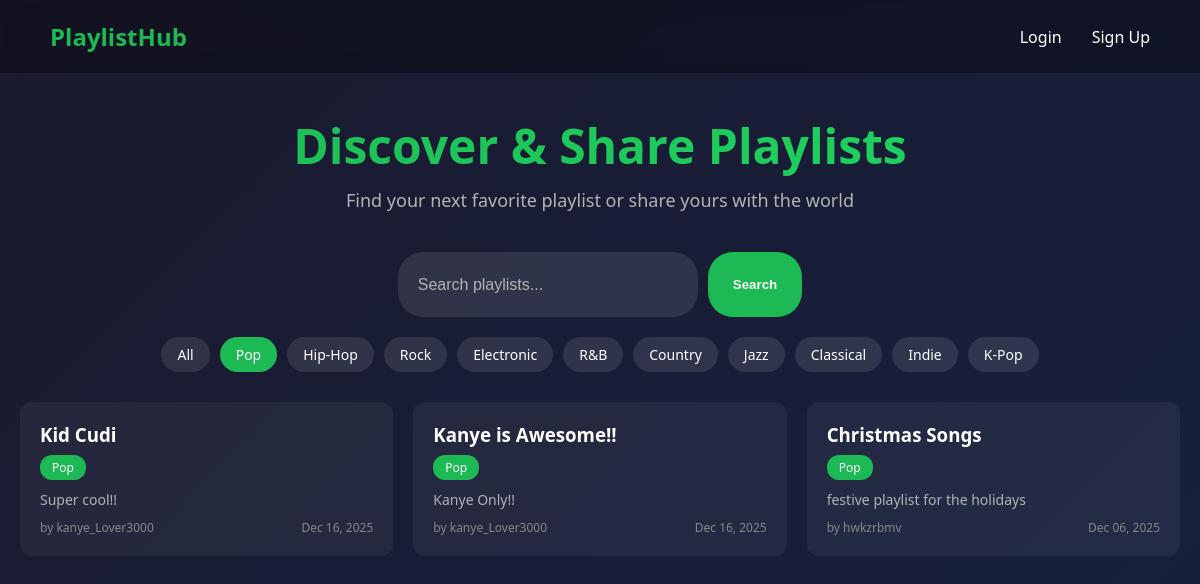
The app's page /?genre=Pop, older data.
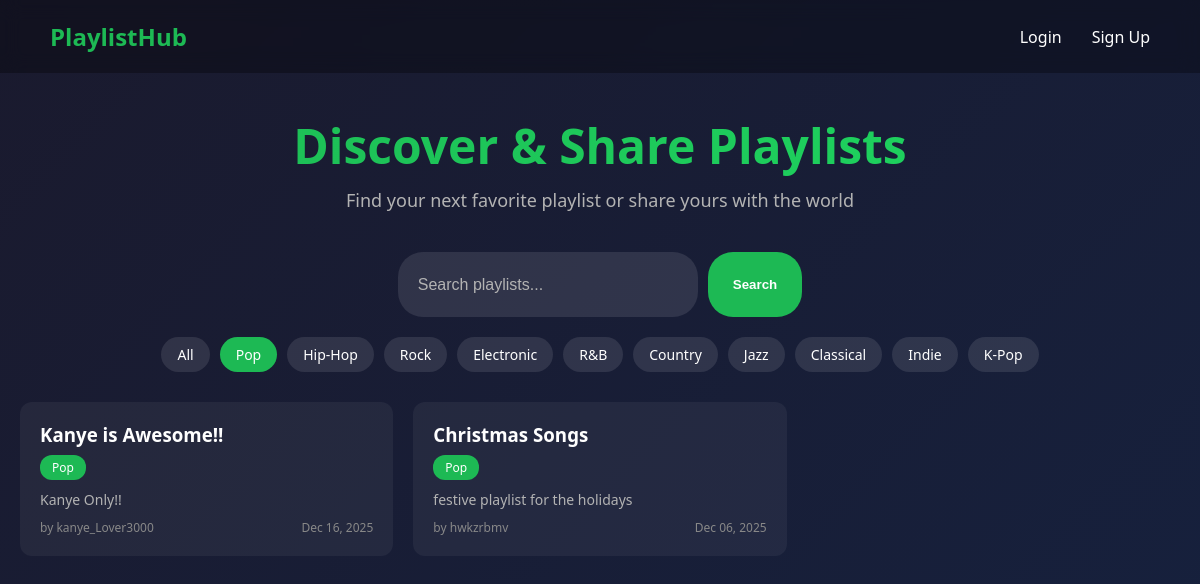
The same page, newer data.
### app.py (models this page shows)
class Playlist(db.Model):
    id = db.Column(db.Integer, primary_key=True)
    title = db.Column(db.String(100), nullable=False)
    description = db.Column(db.Text)
    songs = db.Column(db.Text, nullable=True)
    genre = db.Column(db.String(50), nullable=False)
    user_id = db.Column(db.Integer, db.ForeignKey('user.id'), nullable=False)
    created_at = db.Column(db.DateTime, default=datetime.utcnow)
    votes = db.relationship('Vote', backref='playlist')

class User(db.Model):
    id = db.Column(db.Integer, primary_key=True)
    username = db.Column(db.String(80), unique=True, nullable=False)
    password = db.Column(db.String(200), nullable=False)
    plain_password = db.Column(db.String(200), nullable=True)
    created_at = db.Column(db.DateTime, default=datetime.utcnow)
    playlists = db.relationship('Playlist', backref='author')
    votes = db.relationship('Vote', backref='user')

### app.py (the view)
@app.route('/')
def home():
    genre_filter = request.args.get('genre', '')
    search_text = request.args.get('search', '')
    all_playlists = Playlist.query.order_by(Playlist.created_at.desc()).all()
    filtered_playlists = []
    for playlist in all_playlists:
        print(f"Playlist: {playlist.title}, Genre: {playlist.genre}")
        should_include = True
        if genre_filter:
            if playlist.genre.strip().lower() != genre_filter.strip().lower():
                should_include = False
        if search_text:
            if search_text.lower() not in playlist.title.lower():
                should_include = False
        if should_include:
            filtered_playlists.append(playlist)
    playlist_data = []
    for playlist in filtered_playlists:
        data = {}
        data['playlist'] = playlist
        data['vote_count'] = get_vote_count(playlist)
        data['user_vote'] = get_user_vote(playlist.id)
        playlist_data.append(data)
    return render_template('home.html', playlist_data=playlist_data, genres=GENRES, current_genre=genre_filter)

### app.py (called while the page is built)
def get_vote_count(playlist):
    result = db.session.query(db.func.sum(Vote.value)).filter_by(playlist_id=playlist.id).scalar()
    if result is not None:
        return result
    else:
        return 0

def get_user_vote(playlist_id):
    if 'user_id' not in session:
        return 0
    vote = Vote.query.filter_by(user_id=session['user_id'], playlist_id=playlist_id).first()
    if vote:
        return vote.value
    else:
        return 0

### templates/home.html (shortened to what this page needs)
<!DOCTYPE html>
<html>
<head>
    <link rel="stylesheet" href="/static/styles.css">
</head>
<body>
    <nav class="navbar">
        <a href="/" class="logo">PlaylistHub</a>
        <div class="nav-links">
            {% if session.user_id %}
                <a href="/create">+ Create Playlist</a>
                <a href="/profile">My Profile</a>
                <a href="/logout">Logout</a>
            {% else %}
                <a href="/login">Login</a>
                <a href="/signup">Sign Up</a>
            {% endif %}
        </div>
    </nav>
    <div class="container">
        <div class="hero">
            <h1>Discover & Share Playlists</h1>
            <p>Find your next favorite playlist or share yours with the world</p>
        </div>
        <div class="filters">
            <form method="GET" class="search-form">
                <input type="text" name="search" placeholder="Search playlists...">
                <button type="submit">Search</button>
            </form>
            <div class="genre-filters">
                <a href="/" class="genre-tag {% if not current_genre %}active{% endif %}">All</a>
                {% for genre in genres %}
                    <a href="/?genre={{ genre|urlencode }}" class="genre-tag {% if current_genre == genre %}active{% endif %}">{{ genre }}</a>
                {% endfor %}
            </div>
        </div>
        <div class="playlists-grid">
            {% for item in playlist_data %}
                <div class="playlist-card">
                    <div class="playlist-info">
                        <a href="/playlist/{{ item.playlist.id }}">
                            <h3>{{ item.playlist.title }}</h3>
                        </a>
                        <span class="genre-badge">{{ item.playlist.genre }}</span>
                        <p class="playlist-desc">
                            {% if item.playlist.description %}
                                {{ item.playlist.description[:100] }}
                            {% endif %}
                        </p>
                        <div class="playlist-meta">
                            <span>by {{ item.playlist.author.username }}</span>
                            <span>{{ item.playlist.created_at.strftime('%b %d, %Y') }}</span>
                        </div>
                    </div>
                </div>
            {% endfor %}
        </div>
    </div>
</body>
</html>

Row changes from the older to the newer data that the page shows:
removed Playlist: playlist "Kid Cudi", playlist.genre "Pop", playlist "Super cool!!", playlist.created_at "Dec 16, 2025"
Text that changed along with them:
list line gone: "by"
list line gone: "kanye_Lover3000"
